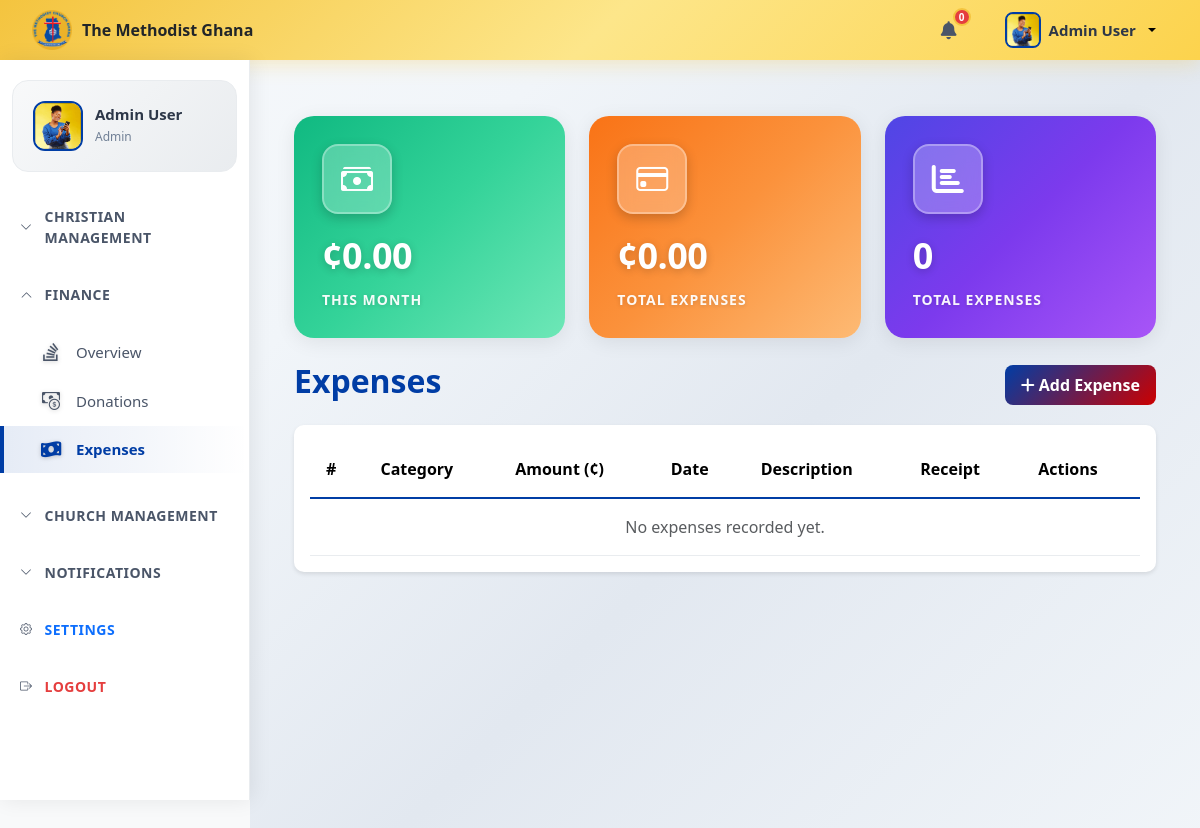
Before: /app/views/expenses.php (signed in) with the older database file.
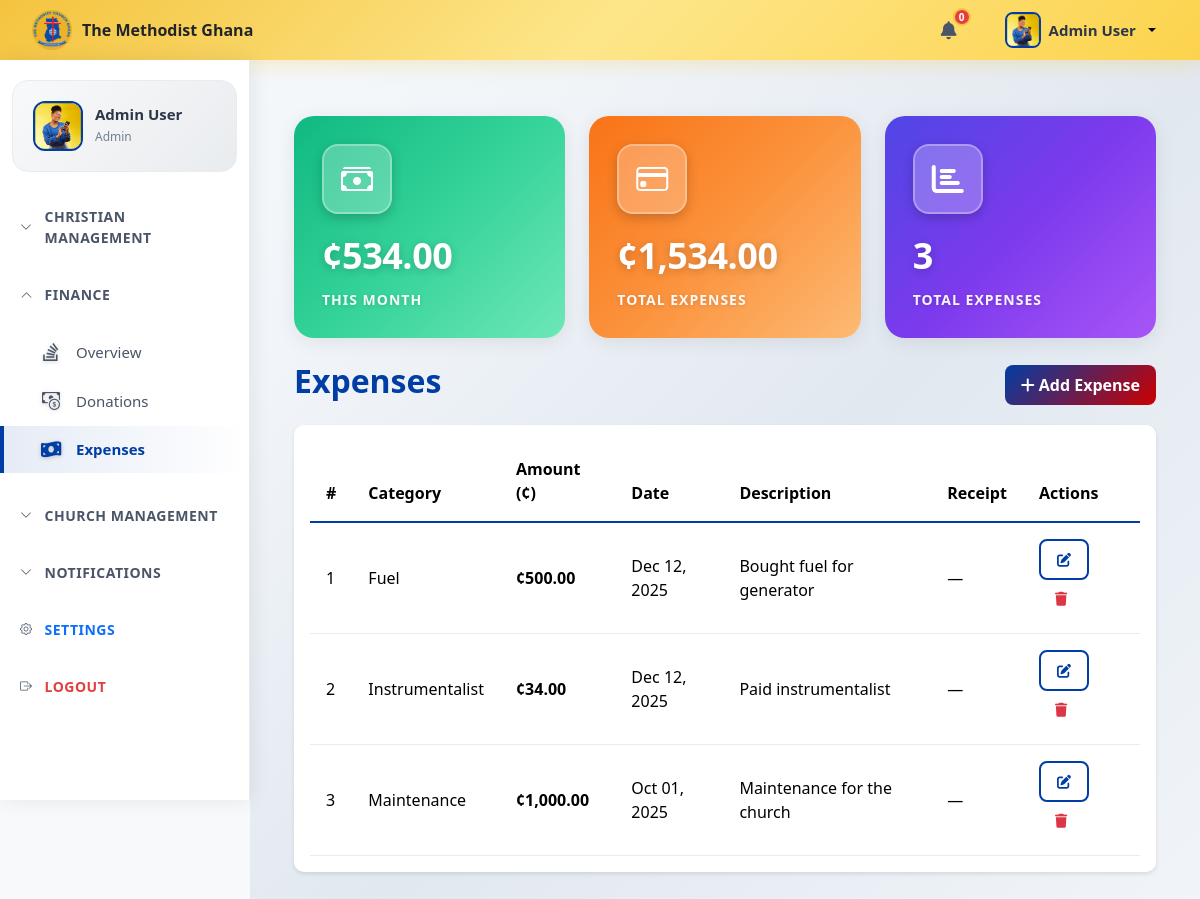
After: the same page with the newer database file.
### tables this page shows
CREATE TABLE `expenses` (
  `id` int(11) NOT NULL,
  `expense_date` date NOT NULL,
  `category_id` int(11) NOT NULL,
  `amount` decimal(10,2) NOT NULL,
  `description` text DEFAULT NULL,
  `receipt_path` varchar(255) DEFAULT NULL,
  `created_at` timestamp NOT NULL DEFAULT current_timestamp()
);

CREATE TABLE `expense_categories` (
  `id` int(11) NOT NULL,
  `name` varchar(100) NOT NULL,
  `description` text DEFAULT NULL,
  `created_at` timestamp NOT NULL DEFAULT current_timestamp()
);

### app/models/Expense.php (called while the page is built, shortened)
<?php
class Expense
{
    private $conn;
    private $table = "expenses";
    public function __construct($db)
    {
        $this->conn = $db;
    }
    public function getAll()
    {
        $sql = "SELECT e.*, c.name AS category_name
                FROM {$this->table} e
                JOIN expense_categories c ON e.category_id = c.id
                ORDER BY e.expense_date DESC";
        $stmt = $this->conn->prepare($sql);
        $stmt->execute();
        return $stmt;
    }
    public function getTotalByMonth($year, $month)
    {
        $sql = "SELECT COALESCE(SUM(amount), 0) AS total_expense
                FROM {$this->table}
                WHERE YEAR(expense_date) = :year
                AND MONTH(expense_date) = :month";
        $stmt = $this->conn->prepare($sql);
        $stmt->bindParam(':year', $year, PDO::PARAM_INT);
        $stmt->bindParam(':month', $month, PDO::PARAM_INT);
        $stmt->execute();
        return $stmt->fetch(PDO::FETCH_ASSOC);
    }
    public function getTotalAmount()
    {
        $sql = "SELECT SUM(amount) AS total_amount FROM {$this->table}";
        $stmt = $this->conn->prepare($sql);
        $stmt->execute();
        return $stmt->fetch(PDO::FETCH_ASSOC);
    }
}
?>

### app/views/expenses.php (the view, shortened to what the changed rows need)
<?php
require_once __DIR__ . '/../models/Expense.php';
$pdo = Database::getInstance()->getConnection();
$expenseModel = new Expense($pdo);
$monthly_total = $expenseModel->getTotalByMonth(date('Y'), date('m'));
$total_amount = $expenseModel->getTotalAmount();
$expenses = $expenseModel->getAll()->fetchAll(PDO::FETCH_ASSOC);
?>
<?php include 'header.php'; ?>
<div class="main-content">
    <div class="container-fluid mt-4">
      <div class="row mb-4">
            <div class="col-md-4">
                <div class="card stat-card stat-card-green">
                    <div class="card-body">
                        <div class="stat-icon">
                            <i class="bis bi-cash-stack"></i>
                        </div>
                        <p class="stat-value">¢<?php echo number_format($monthly_total['total_expense'], 2); ?></p>
                        <p class="stat-label">This Month</p>
                    </div>
                </div>
            </div>
             <div class="col-md-4">
                <div class="card stat-card stat-card-orange">
                    <div class="card-body">
                        <div class="stat-icon">
                            <i class="bis bi-credit-card"></i>
                        </div>
                        <p class="stat-value">¢<?php echo number_format($total_amount['total_amount'], 2); ?></p>
                        <p class="stat-label">Total Expenses</p>
                    </div>
                </div>
            </div>
            <div class="col-md-4">
                <div class="card stat-card stat-card-blue">
                    <div class="card-body">
                        <div class="stat-icon">
                            <i class="fas fa-chart-bar"></i>
                        </div>
                        <p class="stat-value"><?php echo count($expenses); ?></p>
                        <p class="stat-label">Total Expenses</p>
                    </div>
                </div>
            </div>
        </div>
        <div class="d-flex justify-content-between align-items-center mb-3">
            <h2 class="fw-bold" style="color: var(--primary-color);">Expenses</h2>
        </div>
        <div class="card mb-4">
            <div class="card-body table-responsive">
                <table class="table table-hover align-middle">
                    <thead style="background-color: var(--primary-color); color: #fff;">
                        <tr>
                            <th>#</th>
                            <th>Category</th>
                            <th>Amount (¢)</th>
                            <th>Date</th>
                            <th>Description</th>
                            <th>Receipt</th>
                            <th>Actions</th>
                        </tr>
                    </thead>
                    <tbody>
                        <?php if (empty($expenses)): ?>
                            <tr>
                                <td colspan="7" class="text-center text-muted">No expenses recorded yet.</td>
                            </tr>
                        <?php endif; ?>
                        <?php foreach ($expenses as $i => $row): ?>
                            <tr>
                                <td><?= $i + 1 ?></td>
                                <td><?= htmlspecialchars($row['category_name'] ?? 'Uncategorized') ?></td>
                                <td><strong>¢<?= number_format($row['amount'], 2) ?></strong></td>
                                <td><?= date('M d, Y', strtotime($row['expense_date'])) ?></td>
                                <td><?= nl2br(htmlspecialchars($row['description'] ?? '')) ?></td>
                                <td>
                                    <?php if (!empty($row['receipt_path'])): ?>
                                        <a href="<?= BASE_URL .'/'. htmlspecialchars($row['receipt_path']) ?>" target="_blank">View</a>
                                    <?php else: ?>
                                        —
                                    <?php endif; ?>
                                </td>
                                <td>
                                    <button class="btn btn-sm btn-outline-primary"
                                            data-bs-toggle="modal"
                                            data-bs-target="#editExpenseModal<?= $row['id'] ?>">
                                        <i class="fas fa-edit"></i>
                                    </button>
                                    <button class="btn btn-sm btn-outline-danger"
                                            data-bs-toggle="modal"
                                            data-bs-target="#deleteExpenseModal<?= $row['id'] ?>">
                                        <i class="fas fa-trash"></i>
                                    </button>
                                </td>
                            </tr>
                        <?php endforeach; ?>
                    </tbody>
                </table>
            </div>
        </div>
    </div>
</div>

Changed rows visible on the page:
added expenses: category.name "Fuel", amount "500.00", expense_date "Dec 12, 2025", description "Bought fuel for generator"
added expenses: category.name "Instrumentalist", amount "34.00", expense_date "Dec 12, 2025", description "Paid instrumentalist"
added expenses: category.name "Maintenance", amount "1,000.00", expense_date "Oct 01, 2025", description "Maintenance for the church"
Other visible differences:
$monthly_total['total_expense']: "0.00" → "534.00"
$total_amount['total_amount']: "0.00" → "1,534.00"
count($expenses): "0" → "3"
text no longer shown: "No expenses recorded yet."
